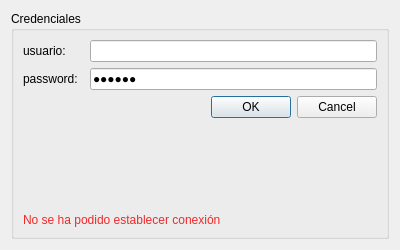
<?xml version="1.0" encoding="UTF-8"?>
<ui version="4.0">
 <class>loginDialog</class>
 <widget class="QDialog" name="loginDialog">
  <property name="geometry">
   <rect>
    <x>0</x>
    <y>0</y>
    <width>400</width>
    <height>250</height>
   </rect>
  </property>
  <property name="minimumSize">
   <size>
    <width>400</width>
    <height>250</height>
   </size>
  </property>
  <property name="maximumSize">
   <size>
    <width>400</width>
    <height>250</height>
   </size>
  </property>
  <property name="windowTitle">
   <string>Iniciar sesión</string>
  </property>
  <layout class="QVBoxLayout" name="verticalLayout">
   <item>
    <widget class="QGroupBox" name="groupBox">
     <property name="title">
      <string>Credenciales</string>
     </property>
     <layout class="QFormLayout" name="formLayout">
      <property name="horizontalSpacing">
       <number>12</number>
      </property>
      <item row="0" column="0">
       <widget class="QLabel" name="userLabel">
        <property name="text">
         <string>usuario:</string>
        </property>
        <property name="buddy">
         <cstring>userLineEdit</cstring>
        </property>
       </widget>
      </item>
      <item row="0" column="1">
       <widget class="QLineEdit" name="userLineEdit"/>
      </item>
      <item row="1" column="0">
       <widget class="QLabel" name="passLabel">
        <property name="text">
         <string>password:</string>
        </property>
        <property name="buddy">
         <cstring>passLineEdit</cstring>
        </property>
       </widget>
      </item>
      <item row="1" column="1">
       <widget class="QLineEdit" name="passLineEdit">
        <property name="text">
         <string>aaaaaa</string>
        </property>
        <property name="echoMode">
         <enum>QLineEdit::PasswordEchoOnEdit</enum>
        </property>
       </widget>
      </item>
      <item row="3" column="1">
       <spacer name="verticalSpacer">
        <property name="orientation">
         <enum>Qt::Vertical</enum>
        </property>
        <property name="sizeHint" stdset="0">
         <size>
          <width>20</width>
          <height>10</height>
         </size>
        </property>
       </spacer>
      </item>
      <item row="4" column="0" colspan="2">
       <widget class="QLabel" name="errorLabel">
        <property name="styleSheet">
         <string notr="true">color: rgb(239, 41, 41);</string>
        </property>
        <property name="text">
         <string>No se ha podido establecer conexión</string>
        </property>
       </widget>
      </item>
      <item row="2" column="1">
       <widget class="QDialogButtonBox" name="buttonBox">
        <property name="layoutDirection">
         <enum>Qt::LeftToRight</enum>
        </property>
        <property name="autoFillBackground">
         <bool>false</bool>
        </property>
        <property name="orientation">
         <enum>Qt::Horizontal</enum>
        </property>
        <property name="standardButtons">
         <set>QDialogButtonBox::Cancel|QDialogButtonBox::Ok</set>
        </property>
        <property name="centerButtons">
         <bool>false</bool>
        </property>
       </widget>
      </item>
     </layout>
    </widget>
   </item>
  </layout>
 </widget>
 <tabstops>
  <tabstop>userLineEdit</tabstop>
  <tabstop>passLineEdit</tabstop>
 </tabstops>
 <resources/>
 <connections/>
</ui>
